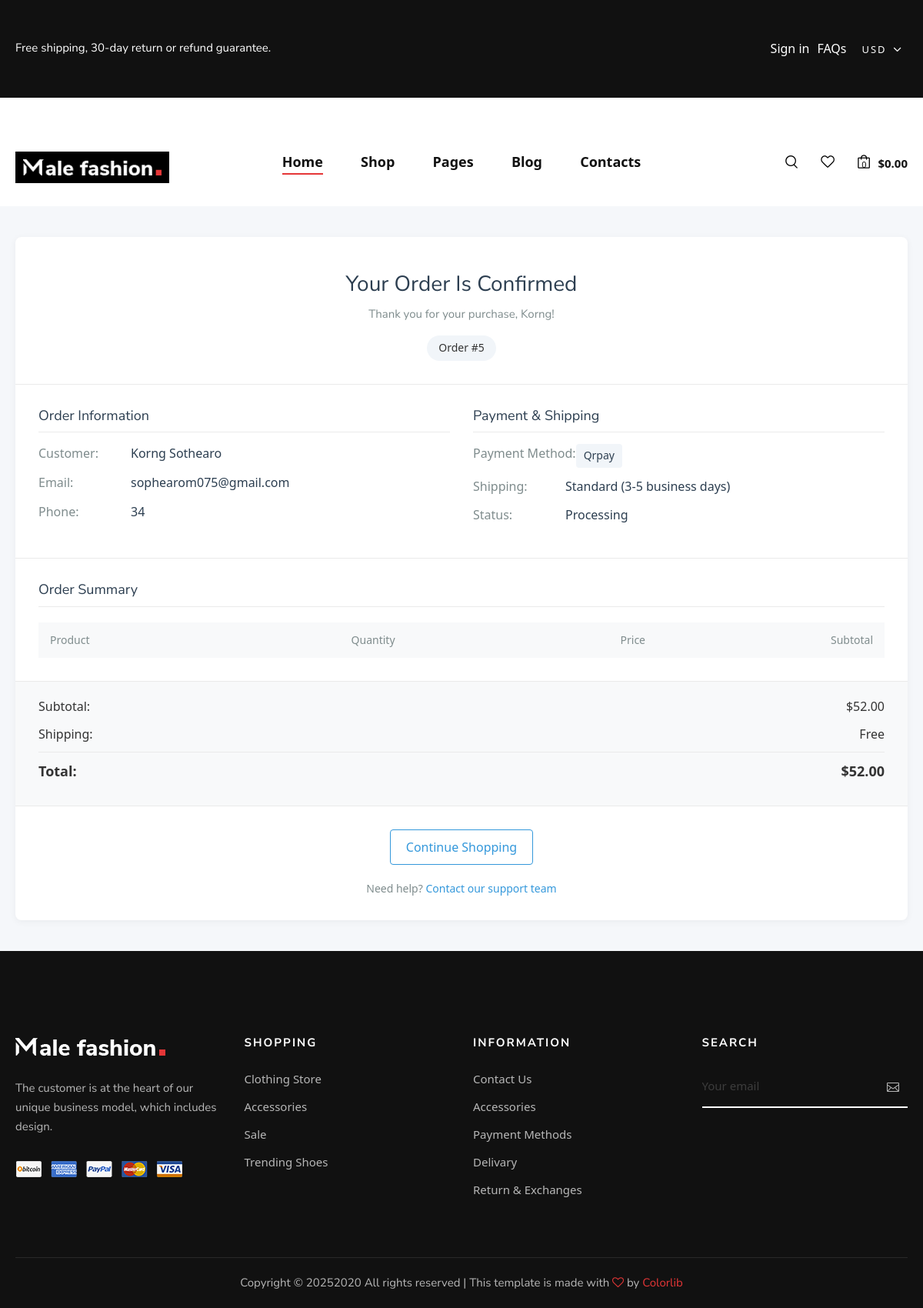
The app's page /order-confirmation/5/ with its own data.
### accounts/models.py (models this page shows, shortened)
class Logo(models.Model):
    logo = models.ImageField(upload_to='logos/', default='logos/default_logo.png')

class Order(models.Model):
    first_name = models.CharField(max_length=50)
    last_name = models.CharField(max_length=50)
    phone = models.CharField(max_length=20)
    address = RichTextField(verbose_name="Shipping Address", blank=True, null=True)
    email = models.EmailField()
    payment_method = models.CharField(max_length=20)
    total = models.DecimalField(max_digits=10, decimal_places=2)
    created_at = models.DateTimeField(auto_now_add=True)
    qr_method = models.ForeignKey('QRPaymentMethod', null=True, blank=True, on_delete=models.SET_NULL)

class FooterWidget(models.Model):
    title = models.CharField(max_length=100)  # ex: "Shopping", "Newsletter"
    widget_type = models.CharField(
        max_length=50,
        choices=[('link_list', 'Link List'), ('newsletter', 'Newsletter')],
        default='link_list'
    )

class FooterLink(models.Model):
    widget = models.ForeignKey(FooterWidget, on_delete=models.CASCADE, related_name='links')
    label = models.CharField(max_length=100)  # ex: "Clothing Store"
    url = models.URLField(default="#")        # ex: "/clothing/"

### accounts/views.py (the view)
# urls.py: path('order-confirmation/<int:order_id>/', views.order_confirmation, name='order_confirmation'),
def order_confirmation(request, order_id):
    TDlogo = Logo.objects.all()
    footer_widgets = FooterWidget.objects.all()
    order = get_object_or_404(Order, id=order_id)
    order_items = OrderItem.objects.filter(order=order)
    context = {
        'order': order,
        'order_items': order_items,
        'logos': TDlogo,
        'footer_widgets': footer_widgets
    }
    return render(request, 'accounts/order_confirmation.html',context)

### accounts/templates/accounts/order_confirmation.html (shortened to what this page needs)
{% load static %}
<!DOCTYPE html>
<html lang="en">
<head>
    {% include 'accounts/Header.html' %}
</head>
<body>
    {% load math_filters %}
    {% include 'accounts/HeaderSectionBegin.html' %}
    <div class="container">
        <div class="confirmation-card">
            <div class="confirmation-header">
                <h1>Your Order Is Confirmed</h1>
                <p>Thank you for your purchase, {{ order.first_name }}!</p>
                <div class="order-id">Order #{{ order.id }}</div>
            </div>
            <div class="order-details">
                <div class="detail-section">
                    <h3>Order Information</h3>
                    <div class="detail-item">
                        <span class="detail-label">Customer:</span>
                        <span class="detail-value">{{ order.first_name }} {{ order.last_name }}</span>
                    </div>
                    <div class="detail-item">
                        <span class="detail-label">Email:</span>
                        <span class="detail-value">{{ order.email }}</span>
                    </div>
                    <div class="detail-item">
                        <span class="detail-label">Phone:</span>
                        <span class="detail-value">{{ order.phone }}</span>
                    </div>
                </div>
                <div class="detail-section">
                    <h3>Payment & Shipping</h3>
                    <div class="detail-item">
                        <span class="detail-label">Payment Method:</span>
                        <span class="detail-value">
                            <span class="payment-method">
                                {% if order.payment_method == 'paypal' %}
                                PayPal
                                {% else %}
                                {{ order.payment_method|title }}
                                {% endif %}
                            </span>
                        </span>
                    </div>
                    <div class="detail-item">
                        <span class="detail-label">Shipping:</span>
                        <span class="detail-value">Standard (3-5 business days)</span>
                    </div>
                    <div class="detail-item">
                        <span class="detail-label">Status:</span>
                        <span class="detail-value">Processing</span>
                    </div>
                </div>
            </div>
            <div class="order-items">
                <h3>Order Summary</h3>
                <table class="items-table">
                    <thead>
                        <tr>
                            <th>Product</th>
                            <th class="text-center">Quantity</th>
                            <th class="text-right">Price</th>
                            <th class="text-right">Subtotal</th>
                        </tr>
                    </thead>
                </table>
            </div>
            <div class="order-summary">
                <div class="summary-row">
                    <span>Subtotal:</span>
                    <span>${{ order.total }}</span>
                </div>
                <div class="summary-row">
                    <span>Shipping:</span>
                    <span>Free</span>
                </div>
                <div class="summary-row summary-total">
                    <span>Total:</span>
                    <span>${{ order.total }}</span>
                </div>
            </div>
            <div class="confirmation-actions">
                <a href="{% url 'shoppage' %}" class="btn btn-outline">Continue Shopping</a>
                <div class="help-link">
                    Need help? <a href="{% url 'contactpage' %}">Contact our support team</a>
                </div>
            </div>
        </div>
    </div>
    {% include 'accounts/FooterSectionBegin.html' %}
</body>
</html>

### accounts/templates/accounts/HeaderSectionBegin.html (shortened to what this page needs)
{% load static %}
<header class="header">
    <div class="header__top">
        <div class="container">
            <div class="row">
                <div class="col-lg-6 col-md-7">
                    <div class="header__top__left">
                        <p>Free shipping, 30-day return or refund guarantee.</p>
                    </div>
                </div>
                <div class="col-lg-6 col-md-5 d-flex justify-content-end">
                    <div class="header__top__right d-flex align-items-center gap-4">
                        <div class="offcanvas__links d-flex gap-3" id="userLinks" style="display: none; gap: 10px; margin-right: 20px; color: white;">
                             <a style="color: white;" href="/register/">Sign in</a>
                            <a style="color: white;" href="#">FAQs</a>
                        </div>
                        <div class="header__top__hover">
                            <span>USD <i class="arrow_carrot-down"></i></span>
                        </div>
                    </div>
                </div>
            </div>
        </div>
    </div>
    <div class="container">
        <div class="row">
            <div class="col-lg-3 col-md-3">
                <div class="header__logo">
                    {% for logo in logos %}
                    <a href="/">
                        <img src="{{ logo.logo.url }}" alt="Logo"
                            style="width: 200px; height: auto; background-color: black; padding:10px;">
                    </a>
                    {% endfor %}
                </div>
            </div>
            <div class="col-lg-6 col-md-6">
                <nav class="header__menu mobile-menu">
                    <ul>
                        <li class="active" style="font-style: bold;"><a href="/">Home</a></li>
                        <li><a href="{% url 'shoppage' %}">Shop</a></li>
                        <li><a href="#">Pages</a>
                        </li>
                        <li><a href="{% url 'blogpage' %}">Blog</a></li>
                        <li><a href="{% url 'contactpage' %}">Contacts</a></li>
                    </ul>
                </nav>
            </div>
            <div class="col-lg-3 col-md-3">
                <div class="header__nav__option">
                    <a href="#" class="search-switch"><img src="{% static 'img/icon/search.png' %}" alt=""></a>
                    <a href="#"><img src="{% static 'img/icon/heart.png' %}" alt=""></a>
                    <a href="#"><img src="{% static 'img/icon/cart.png' %}" alt=""> <span>0</span></a>
                    <div class="price">$0.00</div>
                </div>
            </div>
        </div>
    </div>
</header>

### accounts/templates/accounts/FooterSectionBegin.html (shortened to what this page needs)
{% load static %}
<footer class="footer">
    <div class="container">
        <div class="row">
            <div class="col-lg-3 col-md-6 col-sm-6">
                <div class="footer__about">
                    <div class="footer__logo">
                        <a href="#"><img src="{% static 'img/footer-logo.png' %}" alt=""></a>
                    </div>
                    <p>The customer is at the heart of our unique business model, which includes design.</p>
                    <a href="#"><img src="{% static 'img/payment.png' %}" alt=""></a>
                </div>
            </div>
            {% for widget in footer_widgets %}
            <div class="col-lg-3 col-md-6">
                <div class="footer__widget">
                    <h6>{{ widget.title }}</h6>
                    {% if widget.widget_type == 'link_list' %}
                    <ul>
                        {% for link in widget.links.all %}
                        <li><a href="{{ link.url }}">{{ link.label }}</a></li>
                        {% endfor %}
                    </ul>
                    {% elif widget.widget_type == 'newsletter' %}
                    <div class="footer__newslatter">
                        <form action="#">
                            <input type="text" placeholder="Your email" style="color: white;">
                            <button type="submit"><span class="icon_mail_alt"></span></button>
                        </form>
                    </div>
                    {% endif %}
                </div>
            </div>
            {% endfor %}
        </div>
        <div class="row">
            <div class="col-lg-12 text-center">
                <div class="footer__copyright__text">
                    <p>Copyright ©
                        2020
                        All rights reserved | This template is made with <i class="fa fa-heart-o"
                            aria-hidden="true"></i> by <a href="https://colorlib.com" target="_blank">Colorlib</a>
                    </p>
                </div>
            </div>
        </div>
    </div>
</footer>

### static/css/style.css (style rules this page uses)
html, body { height: 100%; font-family: "Nunito Sans", sans-serif; -webkit-font-smoothing: antialiased; }
h1, h2, h3, h4, h5, h6 { margin: 0; color: #111111; font-weight: 400; font-family: "Nunito Sans", sans-serif; }
h1 { font-size: 70px; }
h3 { font-size: 30px; }
h6 { font-size: 16px; }
p { font-size: 15px; font-family: "Nunito Sans", sans-serif; color: #3d3d3d; font-weight: 400; line-height: 25px; margin: 0 0 15px 0; }
img { max-width: 100%; }
ul, ol { padding: 0; margin: 0; }
.header { background: #ffffff; }
.header__top { background: #111111; padding: 10px 0; }
.header__top__left p { color: #ffffff; margin-bottom: 0; }
.header__top__right { text-align: right; }
.header__top__hover { display: inline-block; position: relative; }
.header__top__hover span { color: #ffffff; font-size: 13px; text-transform: uppercase; letter-spacing: 2px; display: inline-block; cursor: pointer; }
.header__top__hover span i { font-size: 20px; position: relative; top: 3px; right: 2px; }
.header__logo { padding: 30px 0; }
.header__logo a { display: inline-block; }
.header__menu { text-align: center; padding: 26px 0 25px; }
.header__menu ul li { list-style: none; display: inline-block; margin-right: 45px; position: relative; }
.header__menu ul li.active a:after { -webkit-transform: scale(1); -ms-transform: scale(1); transform: scale(1); }
.header__menu ul li:last-child { margin-right: 0; }
.header__menu ul li a { font-size: 18px; color: #111111; display: block; font-weight: 600; position: relative; padding: 3px 0; }
.header__menu ul li a:after { position: absolute; left: 0; bottom: 0; width: 100%; height: 2px; background: #e53637; content: ""; -webkit-transition: all, 0.5s; -o-transition: all, 0.5s; transition: all, 0.5s; -webkit-transform: scale(0); -ms-transform: scale(0); transform: scale(0); }
.header__nav__option { text-align: right; padding: 30px 0; }
.header__nav__option a { display: inline-block; margin-right: 26px; position: relative; }
.header__nav__option a span { color: #0d0d0d; font-size: 11px; position: absolute; left: 5px; top: 8px; }
.header__nav__option .price { font-size: 15px; color: #111111; font-weight: 700; display: inline-block; margin-left: -20px; position: relative; top: 3px; }
.footer { background: #111111; padding-top: 70px; }
.footer__about { margin-bottom: 30px; }
.footer__about .footer__logo { margin-bottom: 30px; }
.footer__about .footer__logo a { display: inline-block; }
.footer__about p { color: #b7b7b7; margin-bottom: 30px; }
.footer__widget { margin-bottom: 30px; }
.footer__widget h6 { color: #ffffff; font-size: 15px; font-weight: 700; text-transform: uppercase; letter-spacing: 2px; margin-bottom: 20px; }
.footer__widget ul li { line-height: 36px; list-style: none; }
.footer__widget ul li a { color: #b7b7b7; font-size: 15px; }
.footer__widget .footer__newslatter form { position: relative; }
.footer__widget .footer__newslatter form input { width: 100%; font-size: 15px; color: #3d3d3d; background: transparent; border: none; padding: 15px 0; border-bottom: 2px solid #ffffff; }
.footer__widget .footer__newslatter form input::placeholder { color: #3d3d3d; }
.footer__widget .footer__newslatter form button { color: #b7b7b7; font-size: 16px; position: absolute; right: 5px; top: 0; height: 100%; background: transparent; border: none; }
.footer__copyright__text { border-top: 1px solid rgba(255, 255, 255, 0.1); padding: 20px 0; margin-top: 40px; }
.footer__copyright__text p { color: #b7b7b7; margin-bottom: 0; }
.footer__copyright__text p i { color: #e53637; }
.footer__copyright__text p a { color: #e53637; }
@media only screen and (min-width: 1200px) { .container { max-width: 1170px; } }

### records on screen
Logo: logo (picture)
Order: first_name "Korng", id "5", last_name "Sothearo", email "sophearom075@gmail.com", phone "34", payment_method "Qrpay", total "52.00"
FooterWidget: title "SHOPPING"
FooterLink: label "Clothing Store"
FooterLink: label "Accessories"
FooterLink: label "Sale"
FooterLink: label "Trending Shoes"
FooterWidget: title "INFORMATION"
FooterLink: label "Contact Us"
FooterLink: label "Accessories"
FooterLink: label "Payment Methods"
FooterLink: label "Delivary"
FooterLink: label "Return & Exchanges"
FooterWidget: title "SEARCH"
